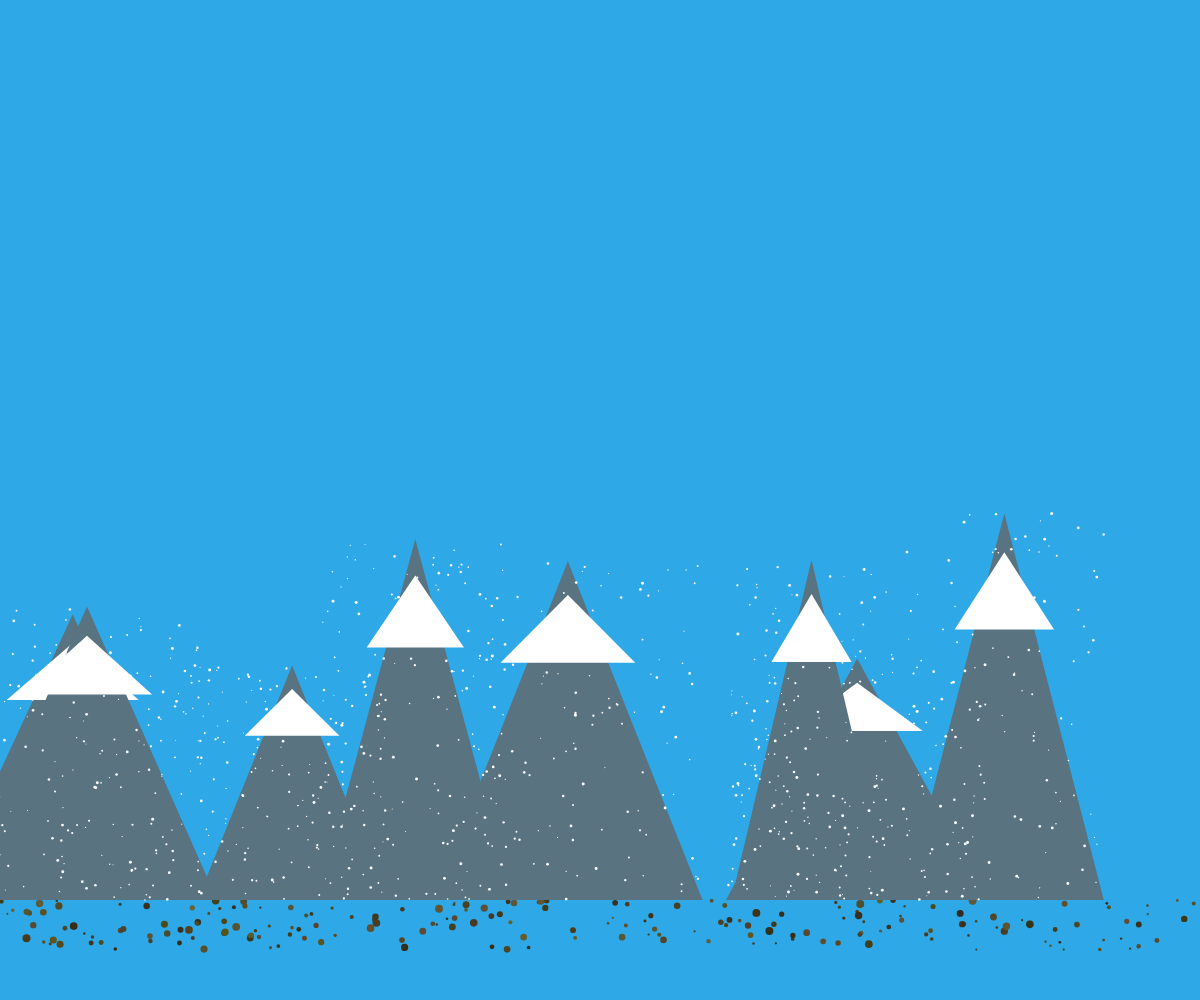
Frame 1 (no input)
Frame 60 (no input): identical to frame 1, image omitted
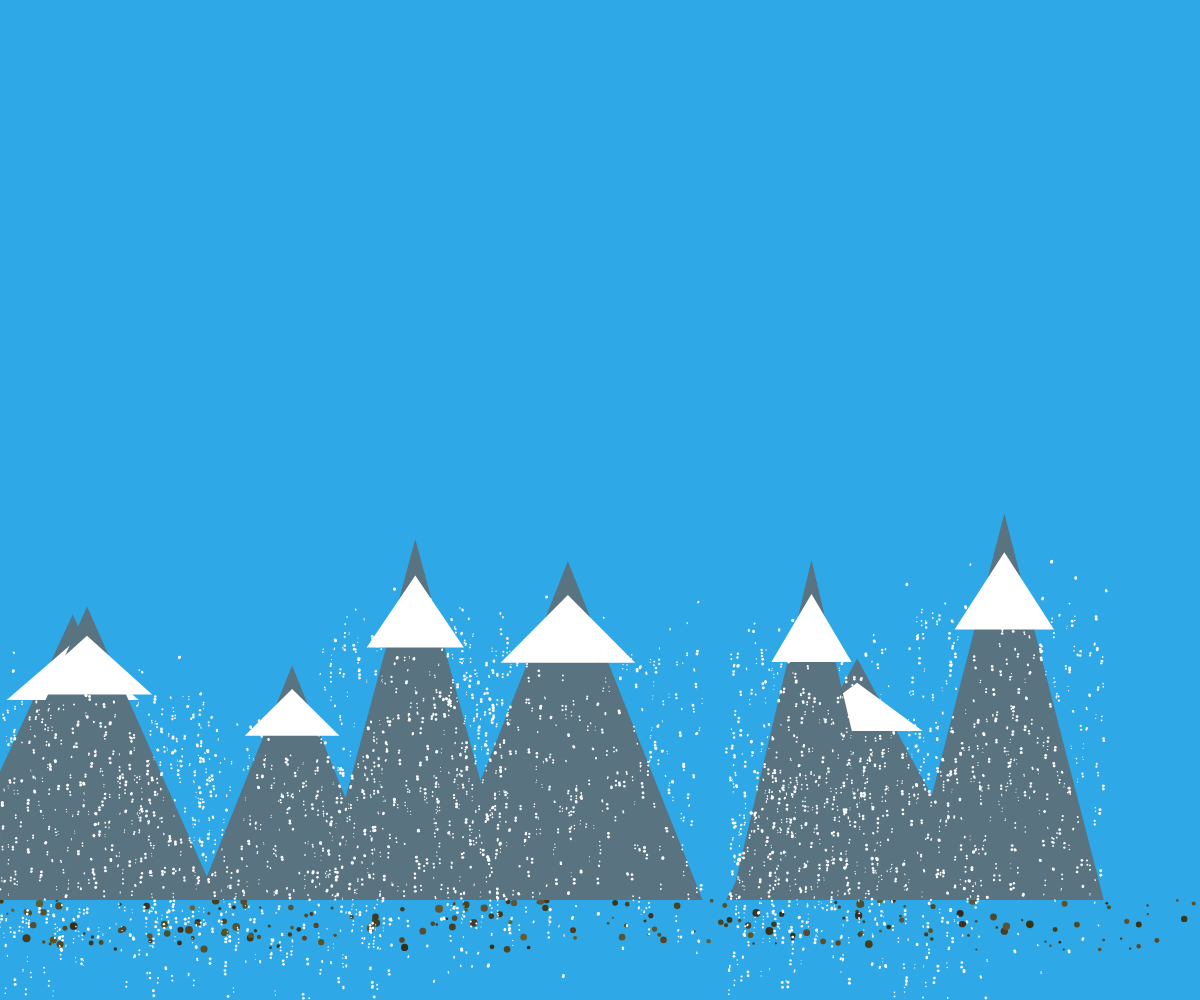
Frame 120 (the mouse pressed at the canvas centre since frame 60)

The p5.js sketch that drew these frames (run headless with seeded random() and noise() and a simulated clock; from frame 60 on, the mouse is pressed at the canvas centre):

// p5.js sketch
// ── sketch.js
let mountains = [];
let snowParticles = [];
let debris = [];
let clicked = false;
let avalancheStarted = false;
let avalancheTime = 0;

function setup() {
  createCanvas(windowWidth, windowHeight);
  colorMode(HSB, 360, 100, 100, 1);
  
  // Create mountain peaks
  for (let i = 0; i < 8; i++) {
    let x = random(width);
    let h = random(200, 400);
    let w = random(150, 300);
    mountains.push({
      x: x,
      y: height - 100,
      width: w,
      height: h
    });
  }
  
  // Create initial snow particles on peaks
  for (let i = 0; i < 1000; i++) {
    let m = random(mountains);
    let x = m.x + random(-m.width/2, m.width/2);
    let y = m.y - random(0, m.height);
    snowParticles.push({
      x: x,
      y: y,
      size: random(1, 3),
      speed: random(0.5, 1.5)
    });
  }
  
  // Create foothill patches
  debris = [];
  for (let i = 0; i < 200; i++) {
    debris.push({
      x: random(width),
      y: height - 100 + random(0, 50),
      size: random(2, 8),
      color: color(random(30, 60), random(40, 70), random(20, 40))
    });
  }
}

function draw() {
  // Draw sky
  background(200, 80, 90);
  
  // Draw foothills
  for (let d of debris) {
    fill(d.color);
    noStroke();
    ellipse(d.x, d.y, d.size);
  }
  
  // Draw mountains
  for (let m of mountains) {
    // Mountain base
    fill(200, 30, 50);
    noStroke();
    triangle(
      m.x - m.width/2, m.y,
      m.x + m.width/2, m.y,
      m.x, m.y - m.height
    );
    
    // Snow cap
    fill(360, 0, 100);
    triangle(
      m.x - m.width/4, m.y - m.height * 0.7,
      m.x + m.width/4, m.y - m.height * 0.7,
      m.x, m.y - m.height * 0.9
    );
  }
  
  // Draw snow particles
  for (let p of snowParticles) {
    fill(360, 0, 100);
    noStroke();
    ellipse(p.x, p.y, p.size);
  }
  
  if (avalancheStarted && avalancheTime > 0) {
    avalancheTime--;
    
    // Update and draw avalanche particles
    for (let i = snowParticles.length - 1; i >= 0; i--) {
      let p = snowParticles[i];
      
      // Apply gravity
      p.y += p.speed;
      p.x += random(-0.5, 0.5);
      
      // Remove if off screen
      if (p.y > height) {
        snowParticles.splice(i, 1);
      }
    }
    
    // Add new avalanche particles at the top
    for (let i = 0; i < 20; i++) {
      let m = random(mountains);
      let x = m.x + random(-m.width/2, m.width/2);
      snowParticles.push({
        x: x,
        y: height - m.height - 10,
        size: random(1, 3),
        speed: random(2, 5)
      });
    }
    
    // Draw avalanche effect
    for (let p of snowParticles) {
      fill(360, 0, 100);
      noStroke();
      ellipse(p.x, p.y, p.size);
    }
  }
}

function mousePressed() {
  if (!clicked) {
    clicked = true;
    avalancheStarted = true;
    avalancheTime = 200; // Duration of avalanche effect
    
    // Add some initial avalanche particles
    for (let i = 0; i < 500; i++) {
      let m = random(mountains);
      let x = m.x + random(-m.width/2, m.width/2);
      snowParticles.push({
        x: x,
        y: height - m.height - 10,
        size: random(1, 3),
        speed: random(2, 5)
      });
    }
  }
}

function windowResized() {
  resizeCanvas(windowWidth, windowHeight);
}
